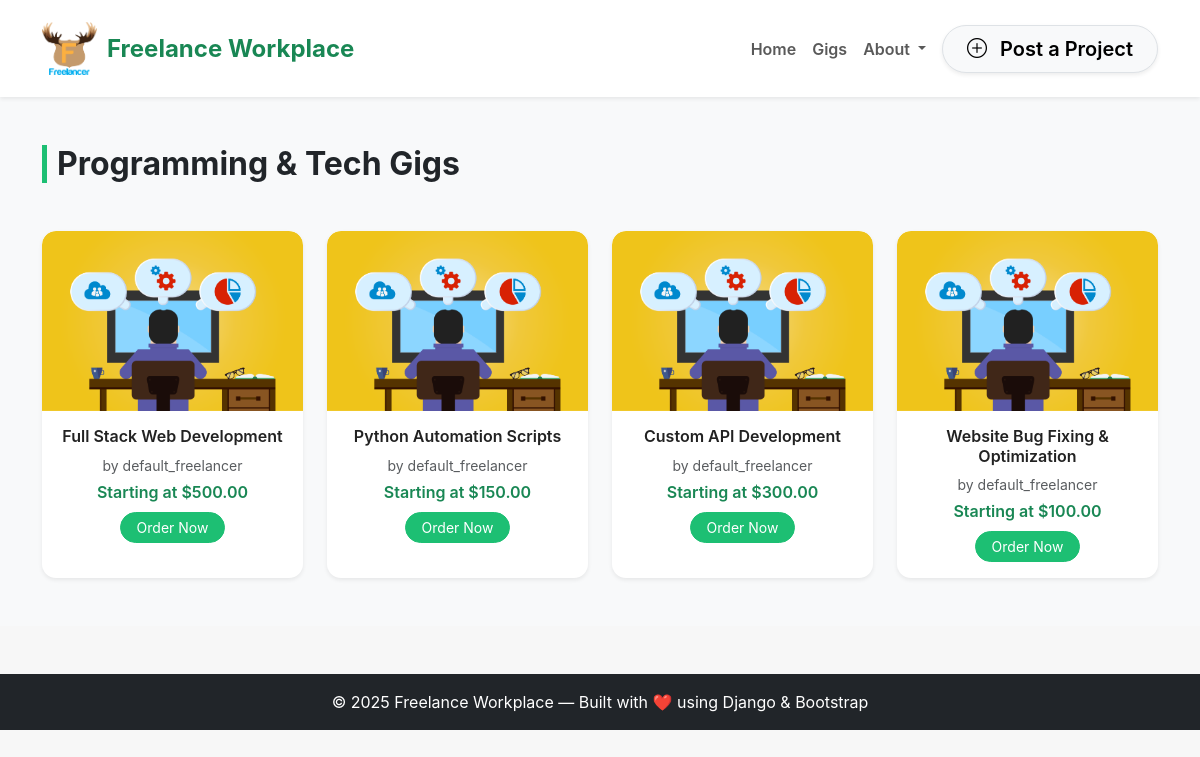
The app's page /category/programming-tech/ with its own data.
### freelance_marketplace/models.py (models this page shows, shortened)
class Category(models.Model):
    name = models.CharField(max_length=100, unique=True)
    slug = models.SlugField(unique=True, blank=True)

class Gig(models.Model):
    freelancer = models.ForeignKey(settings.AUTH_USER_MODEL, on_delete=models.CASCADE, related_name='freelancer_gigs')
    title = models.CharField(max_length=200)
    description = models.TextField()
    category = models.ForeignKey(Category, on_delete=models.SET_NULL, null=True, blank=True)
    price = models.DecimalField(max_digits=10, decimal_places=2)
    image = models.ImageField(upload_to='gigs/', blank=True, null=True)
    created_by = models.ForeignKey(
        settings.AUTH_USER_MODEL,
        on_delete=models.CASCADE,
        related_name='created_gigs'
    )
    created_at = models.DateTimeField(auto_now_add=True)
    def average_rating(self):
        reviews = self.reviews.all()
        if reviews.exists():
            return round(sum(r.rating for r in reviews) / reviews.count(), 1)
        return 0

class CustomUser(AbstractUser):
    ROLE_CHOICES = (
        ('admin', 'Admin'),
        ('freelancer', 'Freelancer'),
        ('customer', 'Customer'),
    )
    role = models.CharField(max_length=20, choices=ROLE_CHOICES, default='customer')

### freelance_marketplace/views.py (the view)
# urls.py: path('category/<slug:category_slug>/', views.category_gigs, name='category_gigs'),
def category_gigs(request, category_slug):
    category = get_object_or_404(Category, slug=category_slug)
    gigs = Gig.objects.filter(category=category)
    return render(request, 'category_gigs.html', {
        'category': category,
        'gigs': gigs
    })

### freelance_marketplace/templates/category_gigs.html (shortened to what this page needs)
{% extends 'base.html' %}
{% load static %}
{% block content %}
<section class="py-5 bg-light">
  <div class="container">
    <h2 class="fw-bold text-center mb-5">{{ category.name }} Gigs</h2>
    {% if gigs %}
    <div class="row g-4">
      {% for gig in gigs %}
      <div class="col-lg-3 col-md-4 col-sm-6">
        <div class="card gig-card border-0 shadow-sm h-100 hover-card">
          {% if gig.image %}
            <img src="{{ gig.image.url }}" class="card-img-top" alt="{{ gig.title }}" style="height:180px; object-fit:cover;">
          {% else %}
            <img src="{% static 'images/data_analysis.png' %}" class="card-img-top" alt="{{ gig.title }}" style="height:180px; object-fit:cover;">
          {% endif %}
          <div class="card-body text-center">
            <h5 class="gig-title fw-semibold">{{ gig.title|truncatechars:45 }}</h5>
            <p class="text-muted small mb-1">by {{ gig.freelancer.username }}</p>
            <p class="text-success fw-semibold mb-2">Starting at ${{ gig.price }}</p>
            <a href="{% url 'freelance_marketplace:order_gig' gig.id %}" class="btn btn-success btn-sm rounded-pill px-3">
              Order Now
            </a>
          </div>
        </div>
      </div>
      {% endfor %}
    </div>
    {% else %}
      <p class="text-center text-muted mt-4">No gigs available in this category yet.</p>
    {% endif %}
  </div>
</section>
{% endblock %}

### freelance_marketplace/static/css/category_style.css (style rules this page uses)
body { font-family: 'Inter', sans-serif; background: #f7f7f7; margin: 0; padding: 0; }
.category-card, .gig-card { background: #fff; border-radius: 12px; overflow: hidden; box-shadow: 0 1px 4px rgba(0,0,0,0.1); transition: all 0.3s ease; cursor: pointer; }
.gig-card img { width: 100%; height: 180px; object-fit: cover; }

### freelance_marketplace/templates/category_gigs.html (style rules this page uses)
body { background-color: #f7f7f7; }
.gig-card { border-radius: 14px; background: #fff; transition: all 0.3s ease; }
.gig-card img { border-top-left-radius: 14px; border-top-right-radius: 14px; }
.gig-title { font-size: 1rem; color: #222; }
.btn-success { background-color: #1DBF73; border-color: #1DBF73; }
h2 { border-left: 5px solid #1DBF73; padding-left: 10px; display: inline-block; }

### records on screen
Category: name "Programming & Tech"
Gig: title "Full Stack Web Development", freelancer.username "default_freelancer", price "500.00"
Gig: title "Python Automation Scripts", freelancer.username "default_freelancer", price "150.00"
Gig: title "Custom API Development", freelancer.username "default_freelancer", price "300.00"
Gig: title "Website Bug Fixing & Optimization", freelancer.username "default_freelancer", price "100.00"
